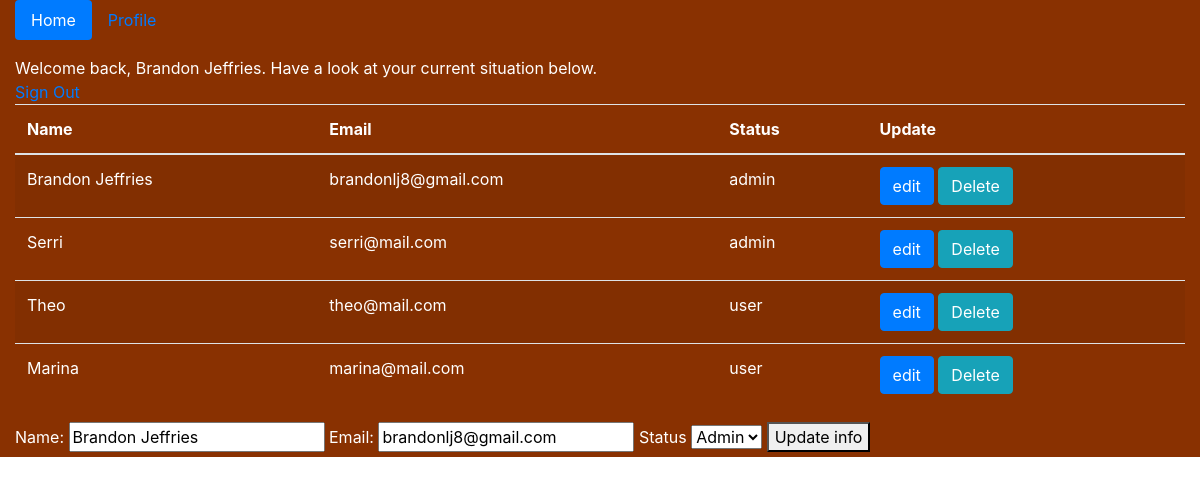
The page /admin.php?edit=5 (signed in) on the database its author committed.
### tables this page shows
CREATE TABLE `users` (
  `userId` int(11) NOT NULL,
  `userName` varchar(30) NOT NULL,
  `userEmail` varchar(60) NOT NULL,
  `userPass` varchar(255) NOT NULL,
  `status` enum('user','admin') DEFAULT 'user'
);

### admin_functions.php (called while the page is built, shortened)
<?php
require_once 'dbconnect.php';
if (isset($_GET['edit'])){
    $id = $_GET['edit'];
     $sql = "SELECT * FROM users WHERE userId=$id";
    $res = mysqli_query($conn, $sql);
    if($res->num_rows){
        $row = $res->fetch_array();
        $userName = $row['userName'];
        $userEmail = $row['userEmail'];
        $status = $row['status'];
    }
}
?>

### admin.php (the view, shortened to what this page needs)
<?php
require_once 'dbconnect.php';
require 'admin_functions.php';
$res=mysqli_query($conn, "SELECT * FROM users WHERE userId=".$_SESSION['admin']);
$userRow=mysqli_fetch_array($res, MYSQLI_ASSOC);
?>
<!DOCTYPE html>
<html>
<head>
<link rel="stylesheet" href="https://stackpath.bootstrapcdn.com/bootstrap/4.3.1/css/bootstrap.min.css">
</head>
<body class='bg'>
<div class="container-fluid other">
<ul class="nav nav-pills mb-3" id="pills-tab" role="tablist">
  <li class="nav-item">
    <a class="nav-link active" id="pills-home-tab" data-toggle="pill" href="#pills-home" role="tab" aria-controls="pills-home" aria-selected="false">Home</a>
  </li>
  <li class="nav-item">
    <a class="nav-link" id="pills-profile-tab" data-toggle="pill" href="#pills-profile" role="tab" aria-controls="pills-profile" aria-selected="false">Profile</a>
  </li>
</ul>
<div class="tab-content" id="pills-tabContent">
<div class="tab-pane fade show active" id="pills-home" role="tabpanel" aria-labelledby="pills-home-tab">
<table class="table table-striped text-white">
<thead>
    <tr>
        <th>Name</th>
        <th>Email</th>
        <th>Status</th>
        <th>Update</th>
    </tr>
</thead>
<tbody>
    <?php echo "Welcome back,". " ". $userRow['userName' ].". ". "Have a look at your current situation below.". "<br>";
    $result = $conn->query('SELECT * FROM users');
    while ($row = $result->fetch_assoc()):
        ?>
        <tr>
          <td><?php echo $row['userName']; ?></td>
          <td><?php echo $row['userEmail']; ?></td>
          <td><?php echo $row['status']; ?></td>
          <td>
              <a href="admin.php?edit=<?php echo $row['userId']; ?>" class="btn btn-primary" >edit</a>
              <a href="admin.php?delete=<?php echo $row['userId']; ?>" class="btn btn-info" >Delete</a>
          </td>
      </tr>
    <?php endwhile; ?>
</tbody>
<a  href="logout.php?logout">Sign Out</a>
</table>
 <?php if($_GET['edit']){   ?>
<form action='admin_functions.php' method='POST'>
    <label for='Name'>Name:</label>
    <input type="text" name="userName" value="<?= $userName; ?>">
    <label for="email">Email:</label>
    <input type="text" name='userEmail' value="<?= $userEmail; ?>"  >
    <label for="status">Status</label>
    <select name="status" id="status">
    <?php if($status == 'user'){ ?>
    <option value="user" selected>User</option>
    <option value="admin">Admin</option>
    <?php } else {
        ?>
    <option value="admin" selected>Admin</option>
    <?php } ?>
    </select>
    <button type='submit' name='update' id='update'>Update info</button>
</form>
 <?php } else{  ?>
 <?php } ?>
 </div>
            </div>
    </div>
</body>
</html>

### admin.php (style rules this page uses)
.bg { background-color: ; }
.other { background-color: #893101; color: white; }

### rows shown on the page
users: userName "Brandon Jeffries", userEmail "brandonlj8@gmail.com", status "admin", status "Admin"
users: userName "Serri", userEmail "serri@mail.com", status "admin"
users: userName "Theo", userEmail "theo@mail.com", status "user"
users: userName "Marina", userEmail "marina@mail.com", status "user"
